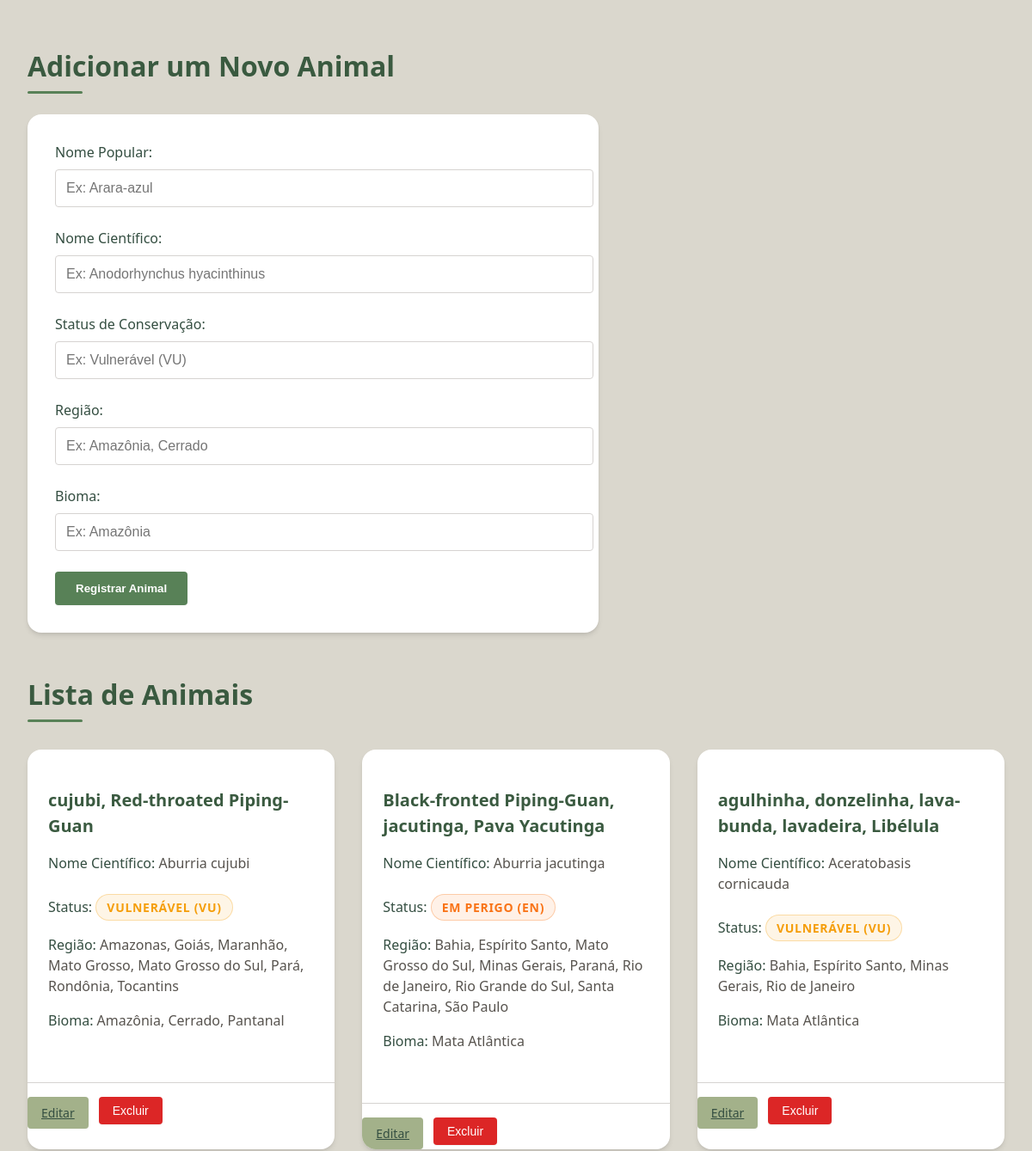
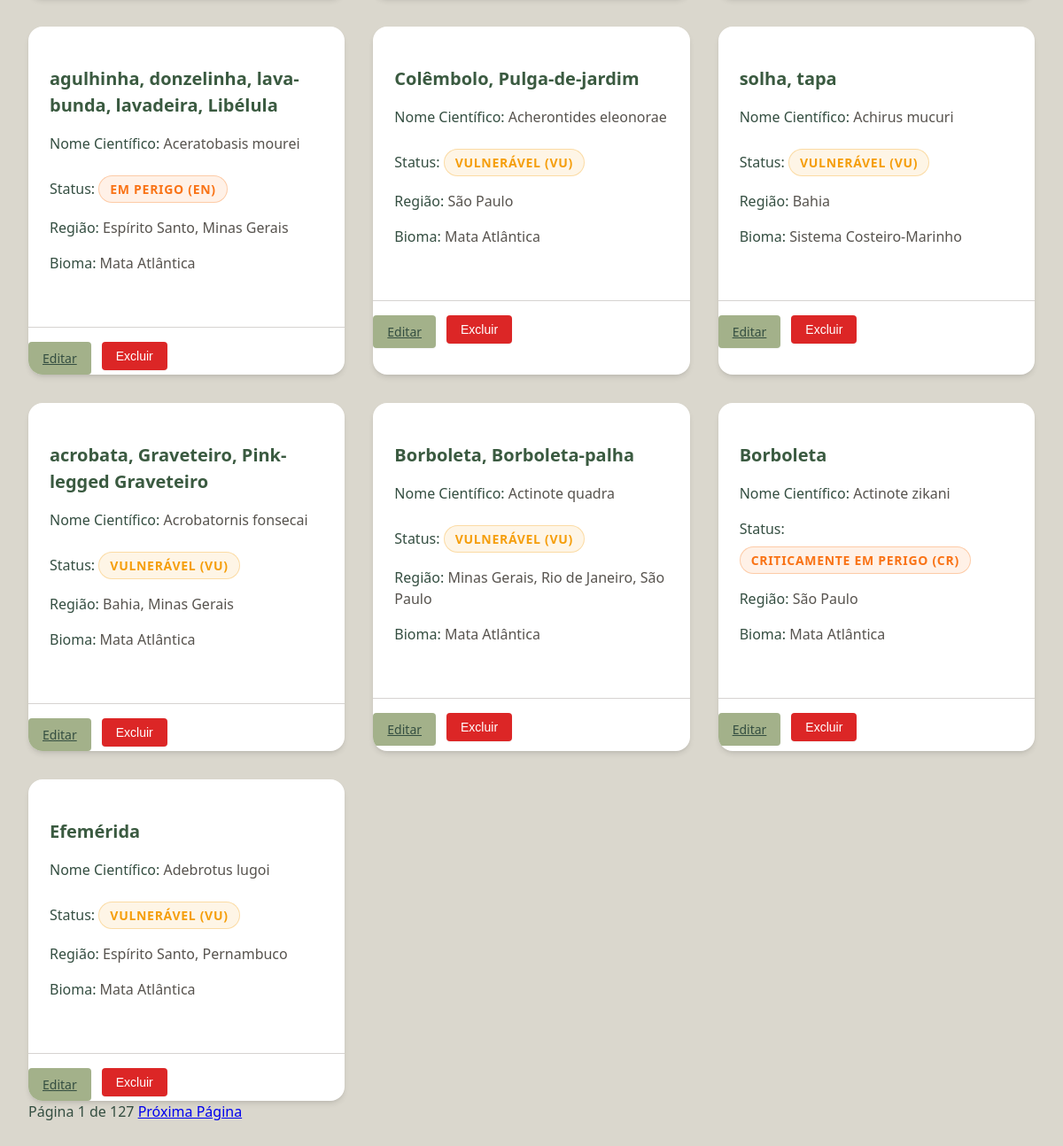
The page / on the database its author committed (2 pictures, top to bottom).
### models.py (models this page shows, shortened)
class Task(db.Model):
    id = db.Column(db.Integer, primary_key=True)
    nome = db.Column(db.String(100), unique=False, nullable=False)
    nome_cientifico = db.Column(db.String(100), unique=True, nullable=False)
    status = db.Column(db.String(100), unique=False, nullable=False)
    regiao = db.Column(db.String(100), unique=False, nullable=False)
    bioma = db.Column(db.String(100), unique=False, nullable=False)

### app.py (the view)
@app.route('/')
def index():
    page = request.args.get('page', 1, type=int)
    per_page = 10
    pagination = Task.query.paginate(page=page, per_page=per_page, error_out=False)
    tasks = pagination.items
    return render_template("index.html", tasks=tasks, pagination=pagination)

### templates/index.html (shortened to what this page needs)
<!DOCTYPE html>
<html lang="pt-BR">
<head>
    <link rel="stylesheet" href="{{ url_for('static', filename='css/style.css') }}">
</head>
<body>
    <h1>Adicionar um Novo Animal</h1>
    <form class="create-form" action="{{ url_for('create_task') }}" method="POST">
        <label for="nome">Nome Popular:</label>
        <input type="text" id="nome" name="nome" required placeholder="Ex: Arara-azul">
        <label for="nome_cientifico">Nome Científico:</label>
        <input type="text" id="nome_cientifico" name="nome_cientifico" required placeholder="Ex: Anodorhynchus hyacinthinus">
        <label for="status">Status de Conservação:</label>
        <input type="text" id="status" name="status" required placeholder="Ex: Vulnerável (VU)">
        <label for="regiao">Região:</label>
        <input type="text" id="regiao" name="regiao" required placeholder="Ex: Amazônia, Cerrado">
        <label for="bioma">Bioma:</label>
        <input type="text" id="bioma" name="bioma" required placeholder="Ex: Amazônia">
        <button type="submit">Registrar Animal</button>
    </form>
    <h1>Lista de Animais</h1>
    <div class="animal-grid">
        {% for task in tasks %}
            <div class="animal-card">
                <div class="animal-card-content">
                    <h3>{{ task.nome }}</h3>
                    <p><strong>Nome Científico:</strong> {{ task.nome_cientifico }}</p>
                    {% set status_lower = task.status.lower() %}
                    {% set status_class = 'status-vulnerable' %} {% if 'em perigo' in status_lower or '(en)' in status_lower %}
                        {% set status_class = 'status-endangered' %}
                    {% elif 'criticamente' in status_lower or '(cr)' in status_lower %}
                        {% set status_class = 'status-critical' %}
                    {% endif %}
                    <p><strong>Status:</strong> <span class="status-badge {{ status_class }}">{{ task.status }}</span></p>
                    <p><strong>Região:</strong> {{ task.regiao }}</p>
                    <p><strong>Bioma:</strong> {{ task.bioma }}</p>
                </div>
                <div class="action-buttons">
                    <a href="{{ url_for('edit_task_page', task_id=task.id) }}" class="btn btn-edit">Editar</a>
                    <form action="{{ url_for('delete_task', task_id=task.id) }}" method="POST" onsubmit="return confirm('Tem certeza que deseja excluir?');" style="display:inline;">
                        <button type="submit" class="btn btn-delete">Excluir</button>
                    </form>
                </div>
            </div>
        {% else %}
            <p>Nenhum animal cadastrado ainda.</p>
        {% endfor %}
    </div>
    <div class="pagination">
        <span>Página {{ pagination.page }} de {{ pagination.pages }}</span>
        {% if pagination.has_next %}
            <a href="{{ url_for('index', page=pagination.next_num) }}">Próxima Página</a>
        {% endif %}
    </div>
</body>
</html>

### static/css/style.css (style rules this page uses)
:root { --primary-green: #3a5a40; --secondary-green: #588157; --light-green: #a3b18a; --beige: #dad7cd; --dark-brown: #344e41; --vulnerable: #f59e0b; --endangered: #f97316; --critical: #dc2626; --white: #ffffff; --light-gray: #f5f5f4; --medium-gray: #d6d3d1; --dark-gray: #57534e; --shadow-sm: 0 1px 2px 0 rgba(0, 0, 0, 0.05); --shadow-md: 0 4px 6px -1px rgba(0, 0, 0, 0.1), 0 2px 4px -1px rgba(0, 0, 0, 0.06); --shadow-lg: 0 10px 15px -3px rgba(0, 0, 0, 0.1), 0 4px 6px -2px rgba(0, 0, 0, 0.05); --radius-sm: 0.25rem; --radius-md: 0.5rem; --radius-lg: 1rem; }
body { font-family: 'Segoe UI', system-ui, -apple-system, sans-serif; line-height: 1.5; color: var(--dark-brown); background-color: var(--beige); padding: 2rem; max-width: 1600px; margin: 0 auto; }
h1 { font-size: 2rem; font-weight: 700; color: var(--primary-green); margin-bottom: 1.5rem; position: relative; padding-bottom: 0.5rem; }
h1::after { content: ''; position: absolute; bottom: 0; left: 0; width: 4rem; height: 3px; background-color: var(--secondary-green); border-radius: 3px; }
h3 { font-size: 1.25rem; font-weight: 600; color: var(--primary-green); margin-bottom: 0.5rem; }
.create-form { background-color: var(--white); padding: 2rem; border-radius: var(--radius-lg); box-shadow: var(--shadow-md); margin-bottom: 3rem; max-width: 600px; }
.create-form label { display: block; font-weight: 500; color: var(--dark-brown); margin-bottom: 0.5rem; }
.create-form input, .create-form select, .create-form textarea { width: 100%; padding: 0.75rem; border: 1px solid var(--medium-gray); border-radius: var(--radius-sm); margin-bottom: 1.5rem; font-size: 1rem; transition: all 0.2s ease; }
.create-form button { background-color: var(--secondary-green); color: white; border: none; padding: 0.75rem 1.5rem; border-radius: var(--radius-sm); font-weight: 600; cursor: pointer; transition: all 0.2s ease; box-shadow: var(--shadow-sm); }
.animal-grid { display: grid; grid-template-columns: repeat(auto-fill, minmax(300px, 1fr)); gap: 2rem; margin-top: 2rem; }
.animal-card { background-color: var(--white); border-radius: var(--radius-lg); overflow: hidden; box-shadow: var(--shadow-md); transition: transform 0.3s ease, box-shadow 0.3s ease; }
.animal-card-content { padding: 1.5rem; }
.animal-card p { margin-bottom: 0.75rem; color: var(--dark-gray); }
.animal-card strong { color: var(--dark-brown); font-weight: 500; }
.status-badge { display: inline-block; padding: 0.25rem 0.75rem; border-radius: 9999px; font-size: 0.875rem; font-weight: 600; text-transform: uppercase; letter-spacing: 0.05em; margin-top: 0.5rem; }
.status-vulnerable { background-color: rgba(245, 158, 11, 0.1); color: var(--vulnerable); border: 1px solid rgba(245, 158, 11, 0.3); }
.status-endangered { background-color: rgba(249, 115, 22, 0.1); color: var(--endangered); border: 1px solid rgba(249, 115, 22, 0.3); }
.action-buttons { display: flex; gap: 0.75rem; margin-top: 1.5rem; padding-top: 1rem; border-top: 1px solid var(--medium-gray); }
.btn { padding: 0.5rem 1rem; border-radius: var(--radius-sm); font-weight: 500; font-size: 0.875rem; cursor: pointer; transition: all 0.2s ease; border: none; box-shadow: var(--shadow-sm); }
.btn-edit { background-color: var(--light-green); color: var(--dark-brown); }
.btn-delete { background-color: var(--critical); color: white; }
.animal-card { animation: fadeIn 0.3s ease-out forwards; }

### rows shown on the page
Task: nome "cujubi, Red-throated Piping-Guan", nome_cientifico "Aburria cujubi", status "VULNERÁVEL (VU)", regiao "Amazonas, Goiás, Maranhão, Mato Grosso, Mato Grosso do Sul, Pará, Rondônia, Tocantins", bioma "Amazônia, Cerrado, Pantanal"
Task: nome "Black-fronted Piping-Guan, jacutinga, Pava Yacutinga", nome_cientifico "Aburria jacutinga", status "EM PERIGO (EN)", regiao "Bahia, Espírito Santo, Mato Grosso do Sul, Minas Gerais, Paraná, Rio de Janeiro, Rio Grande do Sul, Santa Catarina, São Paulo", bioma "Mata Atlântica"
Task: nome "agulhinha, donzelinha, lava-bunda, lavadeira, Libélula", nome_cientifico "Aceratobasis cornicauda", status "VULNERÁVEL (VU)", regiao "Bahia, Espírito Santo, Minas Gerais, Rio de Janeiro", bioma "Mata Atlântica"
Task: nome "agulhinha, donzelinha, lava-bunda, lavadeira, Libélula", nome_cientifico "Aceratobasis mourei", status "EM PERIGO (EN)", regiao "Espírito Santo, Minas Gerais", bioma "Mata Atlântica"
Task: nome "Colêmbolo, Pulga-de-jardim", nome_cientifico "Acherontides eleonorae", status "VULNERÁVEL (VU)", regiao "São Paulo", bioma "Mata Atlântica"
Task: nome "solha, tapa", nome_cientifico "Achirus mucuri", status "VULNERÁVEL (VU)", regiao "Bahia", bioma "Sistema Costeiro-Marinho"
Task: nome "acrobata, Graveteiro, Pink-legged Graveteiro", nome_cientifico "Acrobatornis fonsecai", status "VULNERÁVEL (VU)", regiao "Bahia, Minas Gerais", bioma "Mata Atlântica"
Task: nome "Borboleta, Borboleta-palha", nome_cientifico "Actinote quadra", status "VULNERÁVEL (VU)", regiao "Minas Gerais, Rio de Janeiro, São Paulo", bioma "Mata Atlântica"
Task: nome "Borboleta", nome_cientifico "Actinote zikani", status "CRITICAMENTE EM PERIGO (CR)", regiao "São Paulo", bioma "Mata Atlântica"
Task: nome "Efemérida", nome_cientifico "Adebrotus lugoi", status "VULNERÁVEL (VU)", regiao "Espírito Santo, Pernambuco", bioma "Mata Atlântica"

### other values the page prints
{{ pagination.page }} "1"
{{ pagination.pages }} "127"
